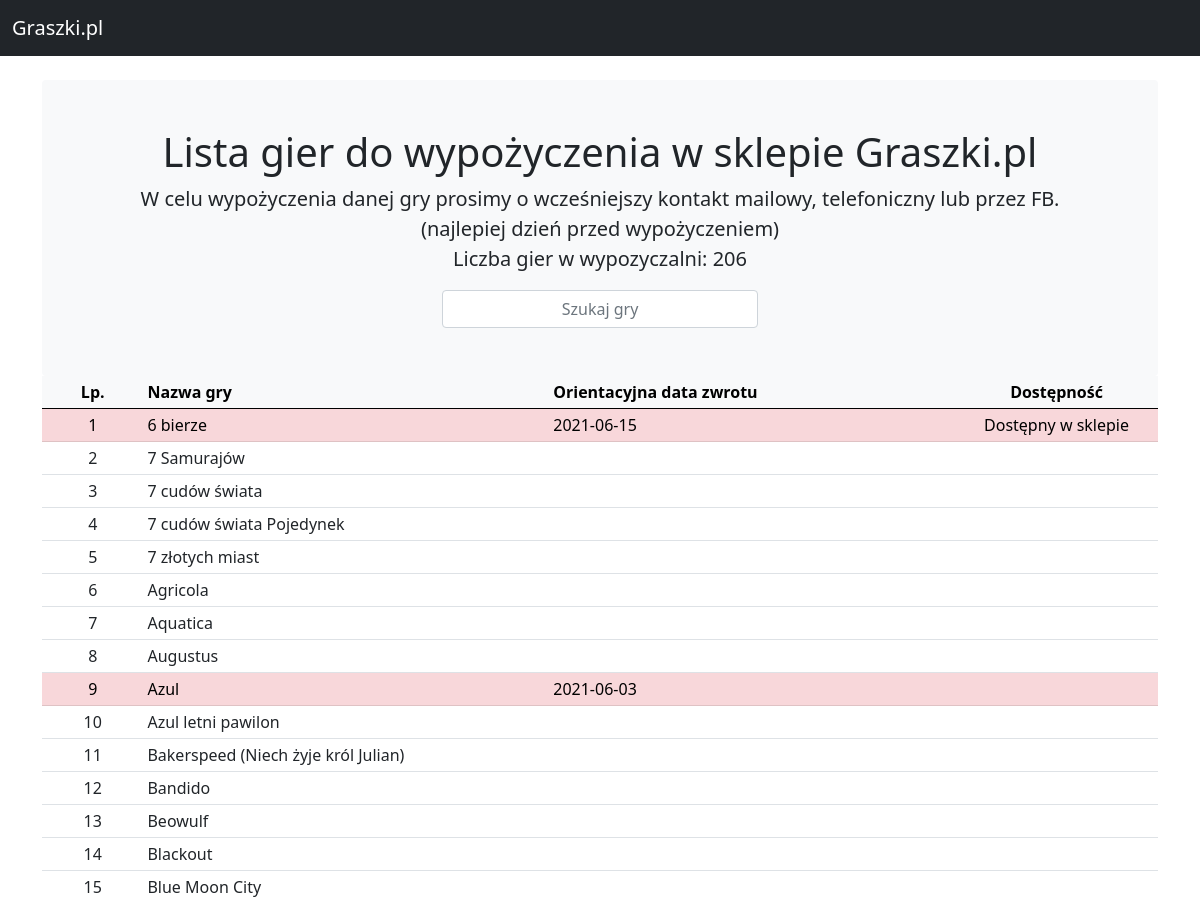
The app's page / (upper part), older data.
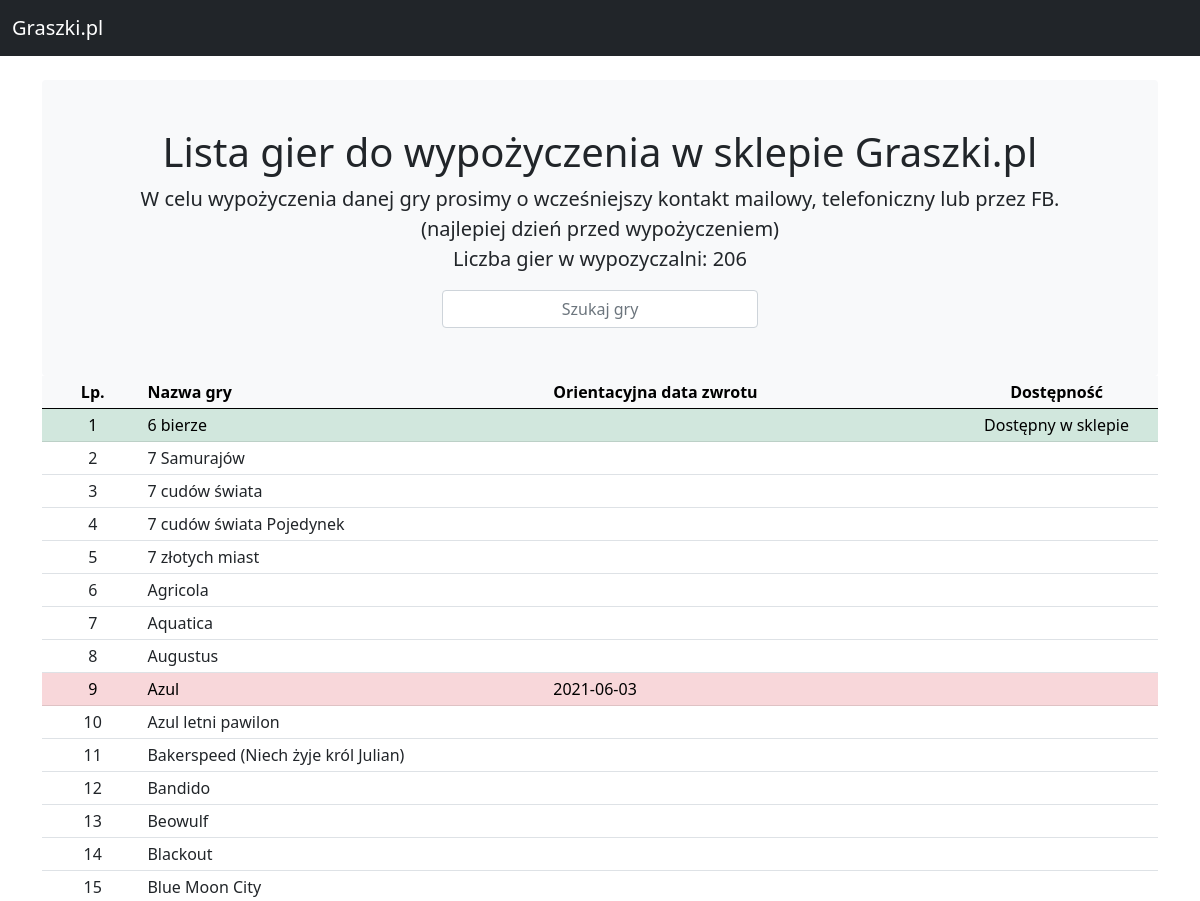
The same page, newer data.
### gry/models.py (models this page shows, shortened)
class NazwaGry(models.Model):
    class Meta:
        verbose_name_plural = "Nazwy Gier"
        ordering=['Tytul']
    Tytul = models.CharField(max_length=200)
    DostepnySklep = models.BooleanField(default=False)
    Data_wypozyczenie = models.DateField(null=True, blank=True)
    Data_orientacyjny_zwrot = models.DateField(null=True, blank=True)

### gry/views.py (the view)
# urls.py: path('', views.index, name='index'),
def index(request):
    Lista_gier = NazwaGry.objects.all().order_by('Tytul')
    Ilosc_gier = NazwaGry.objects.all().count()
    context = {'Lista_gier': Lista_gier,
               "Ilosc_gier": Ilosc_gier}
    return render(request, 'gry/index.html', context)

### gry/templates/gry/index.html (shortened to what this page needs)
<!doctype html>
{% load static %}
<html xml:lang="pl" lang="pl">
<head>
	<link rel="stylesheet" type="text/css" href="{% static 'css/bootstrap.css' %}" media="screen,projection" />
</head>
<body>
	<nav class="navbar navbar-expand-md navbar-dark bg-dark mb-4">
		<div class="container-fluid">
			<a class="navbar-brand" href="https://graszki.pl" target="_blank">Graszki.pl</a>
		</div>
	</nav>
	<main class="container">
		<div class="bg-light p-5 rounded text-center">
			<h1>Lista gier do wypożyczenia w sklepie Graszki.pl</h1>
			<p class="lead">W celu wypożyczenia danej gry prosimy o wcześniejszy kontakt mailowy, telefoniczny lub przez FB.<br />(najlepiej dzień przed wypożyczeniem)<br />
                Liczba gier w wypozyczalni: <b>{{Ilosc_gier}}</b></p>
            <div class="container">
    			<div class="row justify-content-center">
    				<div class="form-group col-4">
    					<input type="text" class="form-control" style="text-align: center" placeholder="Szukaj gry" id="searchField">
    				</div>
    			</div>
    		</div>
		</div>
		<div class="app-table">
			<table class="table table-sm table-hover">
				<colgroup>
                    <col class="col-md-1">
                    <col class="col-md-4">
					<col class="col-md-4">
					<col class="col-md-2">
				</colgroup>
				<thead class="table-light">
					<tr>
                        <th scope="col" class="text-center">Lp.</th>
						<th scope="col">Nazwa gry</th>
						<th scope="col">Orientacyjna data zwrotu</th>
						<th scope="col" class="text-center">Dostępność</th>
					</tr>
				</thead>
				<tbody>
					{% for gra in Lista_gier %}
					<tr class="{% if gra.Data_orientacyjny_zwrot != null %}table-danger{% endif %}
							   {% if gra.DostepnySklep == True %}table-success{% endif %}">
                        <td class="text-center">{{ forloop.counter }}</td>
						<td>{{ gra.Tytul }}</td>
						<td>{{ gra.Data_orientacyjny_zwrot| date:"Y-m-d"}}</td>
						<td class="text-center">
							{% if gra.DostepnySklep == True %}
								Dostępny w sklepie
							{% endif %}
						</td>
					</tr>
					{% endfor %}
				</tbody>
			</table>
		</div>
	</main>
</body>
</html>

Row changes from the older to the newer data that the page shows:
changed NazwaGry "6 bierze": Data_orientacyjny_zwrot "2021-06-15" → (not shown)
